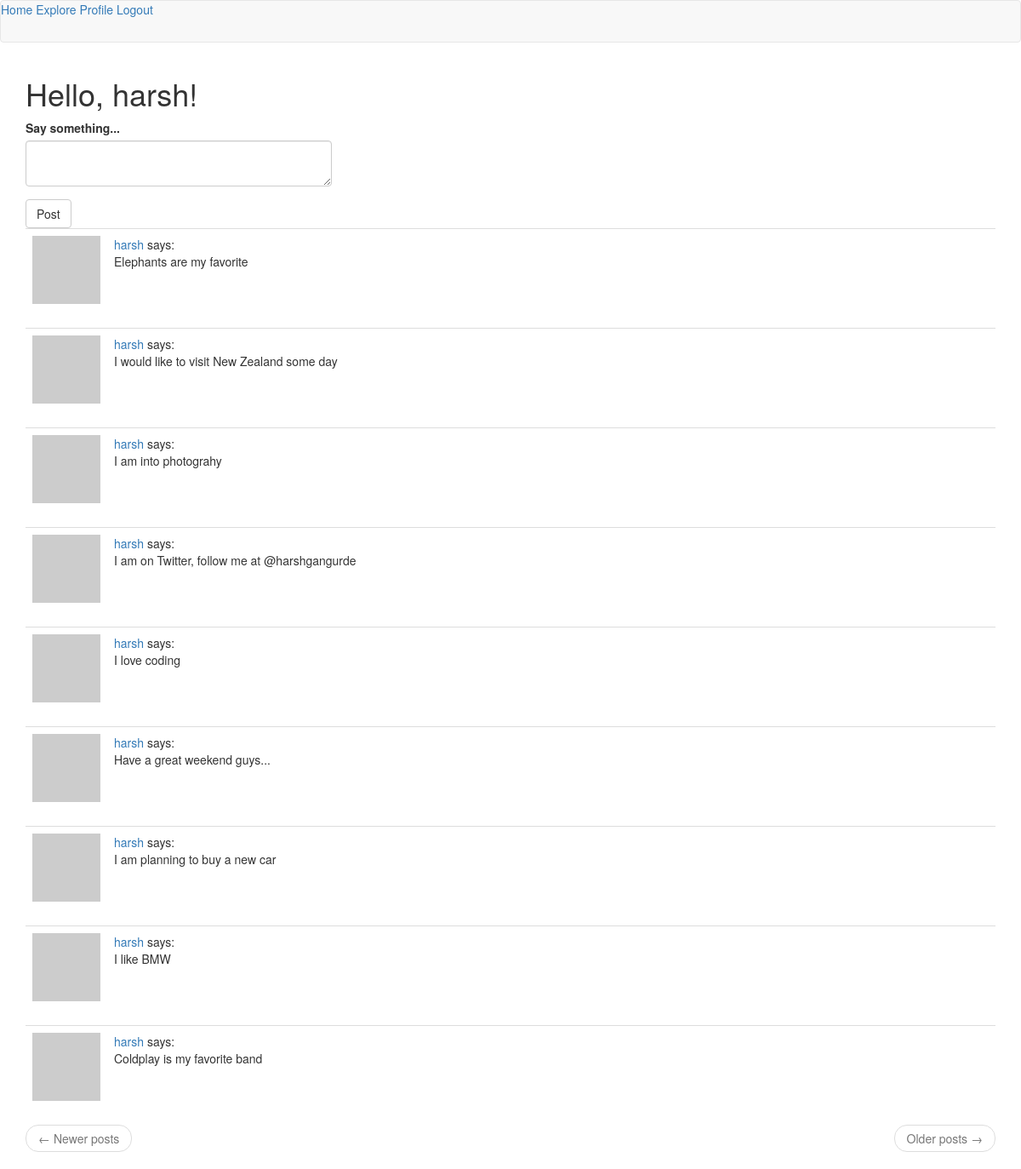
The page /index (signed in) on the database its author committed.
### app/models.py (models this page shows, shortened)
class User(UserMixin, db.Model):
    id = db.Column(db.Integer, primary_key=True)
    username = db.Column(db.String(64), index=True, unique=True)
    email = db.Column(db.String(120), index=True, unique=True)
    password_hash = db.Column(db.String(128))
    about_me = db.Column(db.String(100))
    last_seen = db.Column(db.DateTime, default=datetime.utcnow)
    posts = db.relationship('Post', backref='author', lazy='dynamic')
    followed = db.relationship('User', secondary=followers,
                               primaryjoin=(followers.c.follower_id == id),
                               secondaryjoin=(followers.c.followed_id == id),
                               backref=db.backref('followers', lazy='dynamic'), lazy='dynamic')
    def get_avatar(self, size):
        digest = md5(self.email.lower().encode('utf-8')).hexdigest()
        return 'https://www.gravatar.com/avatar/{}?d=identicon&s={}'.format(digest, size)
    def followed_posts(self):
        followed_posts = Post.query.join(followers, (followers.c.followed_id == Post.user_id))\
            .filter(followers.c.follower_id == self.id)
        own_posts = Post.query.filter_by(user_id=self.id)
        return followed_posts.union(own_posts).order_by(Post.timestamp.desc())

class Post(db.Model):
    id = db.Column(db.Integer, primary_key=True)
    body = db.Column(db.String(200))
    timestamp = db.Column(db.DateTime, index=True, default=datetime.utcnow)
    user_id = db.Column(db.Integer, db.ForeignKey('user.id'))

### app/routes.py (the view)
@flask_app.route('/', methods=['GET', 'POST'])
@flask_app.route('/index', methods=['GET', 'POST'])
@login_required
def index():
    form = PostForm()
    if form.validate_on_submit():
        post = Post(body=form.post.data, author=current_user)
        db.session.add(post)
        db.session.commit()
        flash('Your post is live now')
        return redirect(url_for('index'))
    page = request.args.get('page', 1, type=int)
    posts = current_user.followed_posts().paginate(page, flask_app.config['POSTS_PER_PAGE'], False)
    next_url = url_for('index', page=posts.next_num) if posts.has_next else None
    prev_url = url_for('index', page=posts.prev_num) if posts.has_prev else None
    return render_template('index.html', title='Home', form=form,
                           posts=posts.items, next_url=next_url, prev_url=prev_url)

### app/forms.py
class PostForm(FlaskForm):
    post = TextAreaField('Say something...', validators=[DataRequired(), Length(min=1, max=200)])
    submit = SubmitField('Post')

### app/models.py (called while the page is built)
@login.user_loader
def load_user(user_id):
    return User.query.get(int(user_id))

### app/routes.py (called while the page is built)
@flask_app.before_request
def before_request():
    if current_user.is_authenticated:
        current_user.last_seen = datetime.utcnow()
        db.session.commit()

### app/templates/index.html (shortened to what this page needs)
<!DOCTYPE html>
<html lang="en">
<head>
</head>
<body>
    {% extends "base.html" %}
    {% import 'bootstrap/wtf.html' as wtf %}
    {% block app_content %}
        <h1>Hello, {{ current_user.username }}!</h1>
        {% if form %}
            <div class="row">
                <div class="col-md-4">
                    {{ wtf.quick_form(form) }}
                </div>
            </div>
        {% endif %}
        {% for post in posts %}
            {% include '_post.html' %}
        {% endfor %}
        <nav aria-label="...">
            <ul class="pager">
                <li class="previous{% if not prev_url %} disabled{% endif %}">
                    <a href="{{ prev_url or '#' }}">
                        <span aria-hidden="true">&larr;</span> Newer posts
                    </a>
                </li>
                <li class="next{% if not next_url %} disabled{% endif %}">
                    <a href="{{ next_url or '#' }}">
                        Older posts <span aria-hidden="true">&rarr;</span>
                    </a>
                </li>
            </ul>
        </nav>
    {% endblock %}

### app/templates/_post.html
<table class="table table-hover">
    <tr>
        <td width="70px">
            <a href="{{ url_for('profile', username=post.author.username) }}">
                <img src="{{ post.author.get_avatar(70) }}" />
            </a>
        </td>
        <td>
            <a href="{{ url_for('profile', username=post.author.username) }}">
                {{ post.author.username }}
            </a>
            says:<br>{{ post.body }}
        </td>
    </tr>
</table>

### rows shown on the page
User: username "harsh"
Post: author.username "harsh", body "Elephants are my favorite"
Post: author.username "harsh", body "I would like to visit New Zealand some day"
Post: author.username "harsh", body "I am into photograhy"
Post: author.username "harsh", body "I am on Twitter, follow me at @harshgangurde"
Post: author.username "harsh", body "I love coding"
Post: author.username "harsh", body "Have a great weekend guys..."
Post: author.username "harsh", body "I am planning to buy a new car"
Post: author.username "harsh", body "I like BMW"
Post: author.username "harsh", body "Coldplay is my favorite band"
